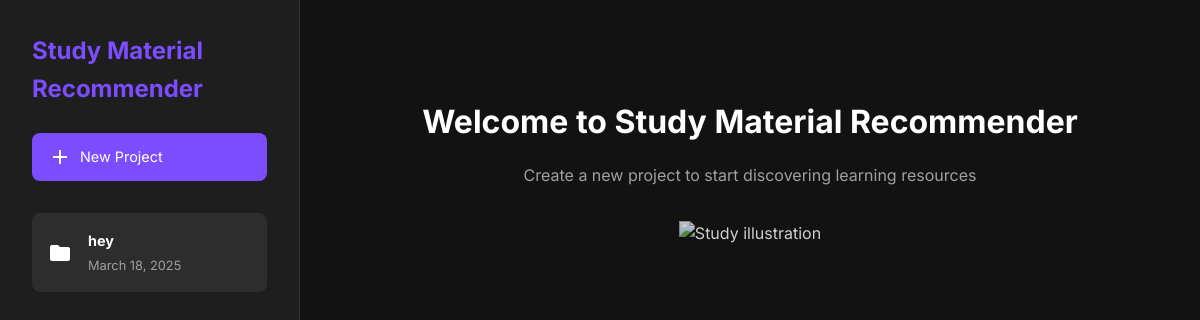
/, run on an earlier commit of the app's database.
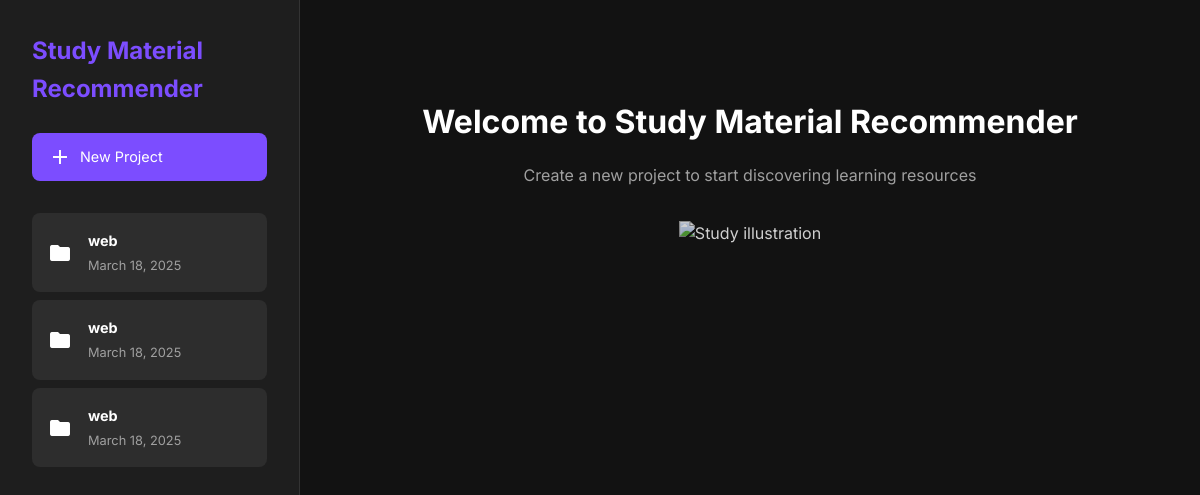
And on a later commit of the database.
### app.py (models this page shows)
class Project(db.Model):
    id = db.Column(db.Integer, primary_key=True)
    title = db.Column(db.String(100), nullable=False)
    prompt = db.Column(db.Text, nullable=False)
    created_at = db.Column(db.DateTime, default=datetime.utcnow)
    videos = db.relationship('Video', backref='project', lazy=True, cascade='all, delete-orphan')
    papers = db.relationship('Paper', backref='project', lazy=True, cascade='all, delete-orphan')
    books = db.relationship('Book', backref='project', lazy=True, cascade='all, delete-orphan')

### app.py (the view)
@app.route('/')
def index():
    projects = Project.query.order_by(Project.created_at.desc()).all()
    return render_template('index.html', projects=projects)

### templates/index.html (shortened to what this page needs)
<!DOCTYPE html>
<html lang="en">
<head>
    <link rel="stylesheet" href="{{ url_for('static', filename='css/style.css') }}">
</head>
<body>
    <div class="app-container">
        <nav class="sidebar">
            <div class="sidebar-header">
                <h1>Study Material<br>Recommender</h1>
                <button id="newProjectBtn" class="new-project-btn">
                    <span class="material-icons">add</span>
                    New Project
                </button>
            </div>
            <div class="projects-list">
                {% for project in projects %}
                <a href="{{ url_for('project_details', project_id=project.id) }}" class="project-item">
                    <span class="material-icons">folder</span>
                    <div class="project-info">
                        <h3>{{ project.title }}</h3>
                        <p>{{ project.created_at.strftime('%B %d, %Y') }}</p>
                    </div>
                </a>
                {% endfor %}
            </div>
        </nav>
        <main class="main-content">
            <div class="welcome-section">
                <h2>Welcome to Study Material Recommender</h2>
                <p>Create a new project to start discovering learning resources</p>
                <img src="{{ url_for('static', filename='images/study.svg') }}" alt="Study illustration" class="welcome-image">
            </div>
        </main>
    </div>
</body>
</html>

What changed in the data, as far as the page shows it:
removed Project: title "hey", created_at "March 18, 2025"
added Project: title "web", created_at "March 18, 2025"
added Project: title "web", created_at "March 18, 2025"
added Project: title "web", created_at "March 18, 2025"
